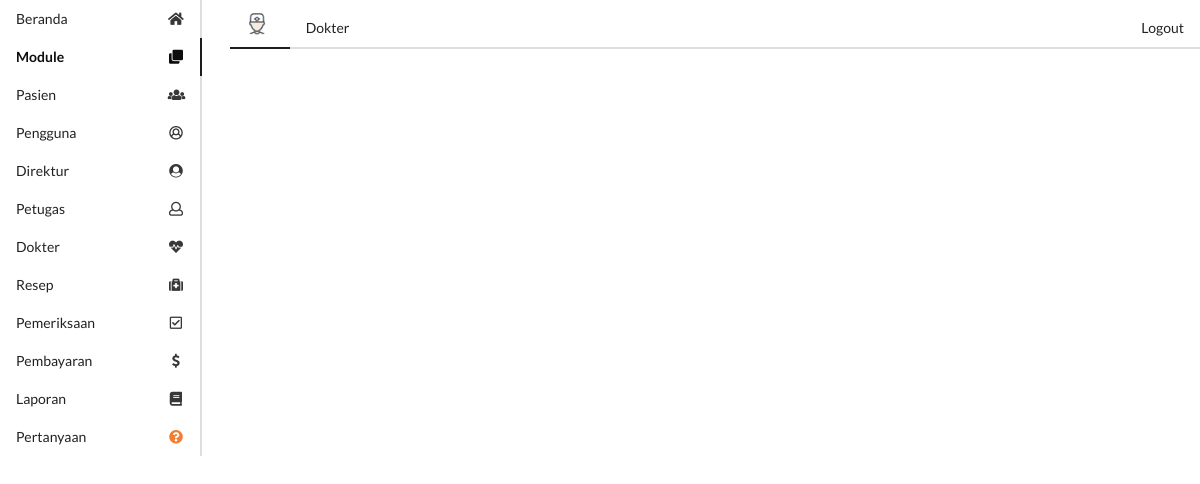
The app's page /u/media.php?m=module (signed in) with its own data.
### tables this page shows
create table module(
    module_id int primary key auto_increment,
    module_name varchar(50) not null,
    link varchar(50),
    icon varchar(50),
    active enum('Y','N') not null default 'Y',
    access_director enum('Y','N'),
    access_admin enum('Y','N'),
    access_doctor enum('Y','N')
);

### config/functions.php (called while the page is built, shortened)
<?php
function dbConnect()
{
    $db = new mysqli("localhost", "root", "siswanto123321", "si_klinik");
    return $db;
}
function getListModule($status)
{
    if ($status == 'dirut') {
        $akses = 'access_director';
    } else if ($status == 'dokter') {
        $akses = 'access_doctor';
    } else {
        $akses = 'access_admin';
    }
    $db = dbConnect();
    if ($db->connect_errno == 0) {
        $res = $db->query("SELECT * FROM module WHERE active='Y' AND $akses='Y' ");
        if ($res) {
            $data = $res->fetch_all(MYSQLI_ASSOC);
            return $data;
        } else {
            return false;
        }
    } else {
        return false;
    }
}

### u/menu.php (the view)
<?php
if (empty($_SESSION['username']) && empty($_SESSION['password'])) {
    header("location:index.php?error=8");
} else {
    $dataModule = getListModule($_SESSION['status']);
    foreach ($dataModule as $data) {
        $module_name = str_replace(' ', '', strtolower($data['module_name']));
        ($_GET['m'] == $module_name) ? $active = "active" : $active = "";
        echo "<a href='$data[link]' class='item $active' style='text-transform:capitalize;'>
           <i class='$data[icon] icon'></i> $data[module_name]
        </a>";
    }
}

### records on screen
module: module_name "Beranda"
module: module_name "Module"
module: module_name "Pasien"
module: module_name "Pengguna"
module: module_name "Direktur"
module: module_name "Petugas"
module: module_name "Dokter"
module: module_name "Resep"
module: module_name "Pemeriksaan"
module: module_name "Pembayaran"
module: module_name "Laporan"
module: module_name "Pertanyaan"

### other values on screen
$_SESSION['status'] "Dokter"
